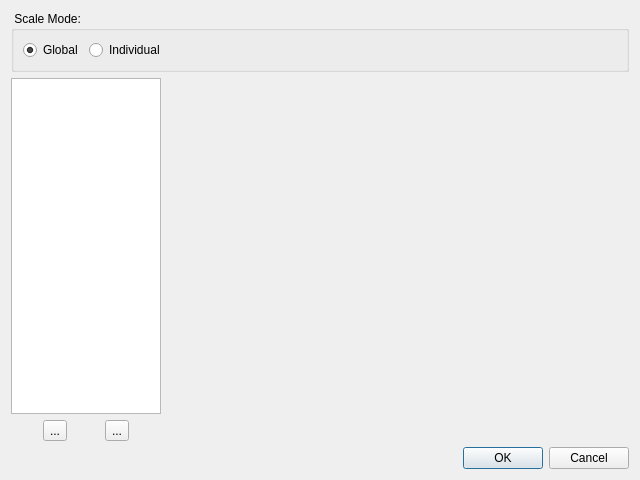
<?xml version="1.0" encoding="UTF-8"?>
<ui version="4.0">
 <class>QAnimationSettingsEditor</class>
 <widget class="QDialog" name="QAnimationSettingsEditor">
  <property name="geometry">
   <rect>
    <x>0</x>
    <y>0</y>
    <width>640</width>
    <height>480</height>
   </rect>
  </property>
  <property name="minimumSize">
   <size>
    <width>640</width>
    <height>480</height>
   </size>
  </property>
  <property name="windowTitle">
   <string>Dialog</string>
  </property>
  <layout class="QVBoxLayout" name="verticalLayout_2">
   <item>
    <widget class="QGroupBox" name="grpScaleMode">
     <property name="sizePolicy">
      <sizepolicy hsizetype="Preferred" vsizetype="Fixed">
       <horstretch>0</horstretch>
       <verstretch>0</verstretch>
      </sizepolicy>
     </property>
     <property name="title">
      <string> Scale Mode: </string>
     </property>
     <layout class="QHBoxLayout" name="horizontalLayout">
      <item>
       <widget class="QRadioButton" name="radGlobal">
        <property name="text">
         <string>Global</string>
        </property>
        <property name="checked">
         <bool>true</bool>
        </property>
       </widget>
      </item>
      <item>
       <widget class="QRadioButton" name="radIndividual">
        <property name="text">
         <string>Individual</string>
        </property>
       </widget>
      </item>
      <item>
       <spacer name="horizontalSpacer">
        <property name="orientation">
         <enum>Qt::Horizontal</enum>
        </property>
        <property name="sizeHint" stdset="0">
         <size>
          <width>304</width>
          <height>20</height>
         </size>
        </property>
       </spacer>
      </item>
     </layout>
    </widget>
   </item>
   <item>
    <layout class="QHBoxLayout" name="horizontalLayout_3">
     <item>
      <layout class="QVBoxLayout" name="verticalLayout">
       <item>
        <widget class="QListWidget" name="listWidget">
         <property name="sizePolicy">
          <sizepolicy hsizetype="Preferred" vsizetype="Expanding">
           <horstretch>0</horstretch>
           <verstretch>0</verstretch>
          </sizepolicy>
         </property>
         <property name="minimumSize">
          <size>
           <width>150</width>
           <height>0</height>
          </size>
         </property>
         <property name="selectionMode">
          <enum>QAbstractItemView::ExtendedSelection</enum>
         </property>
        </widget>
       </item>
       <item>
        <layout class="QHBoxLayout" name="horizontalLayout_2">
         <item>
          <widget class="QToolButton" name="toolButton">
           <property name="text">
            <string>...</string>
           </property>
          </widget>
         </item>
         <item>
          <widget class="QToolButton" name="toolButton_2">
           <property name="text">
            <string>...</string>
           </property>
          </widget>
         </item>
        </layout>
       </item>
      </layout>
     </item>
     <item>
      <widget class="QEffectDescriptionEdit" name="widget" native="true">
       <property name="sizePolicy">
        <sizepolicy hsizetype="Expanding" vsizetype="Expanding">
         <horstretch>0</horstretch>
         <verstretch>0</verstretch>
        </sizepolicy>
       </property>
       <property name="minimumSize">
        <size>
         <width>300</width>
         <height>150</height>
        </size>
       </property>
      </widget>
     </item>
    </layout>
   </item>
   <item>
    <widget class="QDialogButtonBox" name="buttonBox">
     <property name="orientation">
      <enum>Qt::Horizontal</enum>
     </property>
     <property name="standardButtons">
      <set>QDialogButtonBox::Cancel|QDialogButtonBox::Ok</set>
     </property>
    </widget>
   </item>
  </layout>
 </widget>
 <customwidgets>
  <customwidget>
   <class>QEffectDescriptionEdit</class>
   <extends>QWidget</extends>
   <header location="global">qlayout/qeffectdescriptionedit.h</header>
   <container>1</container>
  </customwidget>
 </customwidgets>
 <tabstops>
  <tabstop>radGlobal</tabstop>
  <tabstop>radIndividual</tabstop>
  <tabstop>listWidget</tabstop>
  <tabstop>toolButton</tabstop>
  <tabstop>toolButton_2</tabstop>
  <tabstop>buttonBox</tabstop>
 </tabstops>
 <resources/>
 <connections>
  <connection>
   <sender>buttonBox</sender>
   <signal>accepted()</signal>
   <receiver>QAnimationSettingsEditor</receiver>
   <slot>accept()</slot>
   <hints>
    <hint type="sourcelabel">
     <x>257</x>
     <y>288</y>
    </hint>
    <hint type="destinationlabel">
     <x>157</x>
     <y>274</y>
    </hint>
   </hints>
  </connection>
  <connection>
   <sender>buttonBox</sender>
   <signal>rejected()</signal>
   <receiver>QAnimationSettingsEditor</receiver>
   <slot>reject()</slot>
   <hints>
    <hint type="sourcelabel">
     <x>325</x>
     <y>288</y>
    </hint>
    <hint type="destinationlabel">
     <x>286</x>
     <y>274</y>
    </hint>
   </hints>
  </connection>
  <connection>
   <sender>radGlobal</sender>
   <signal>clicked()</signal>
   <receiver>QAnimationSettingsEditor</receiver>
   <slot>slotScaleModeChanged()</slot>
   <hints>
    <hint type="sourcelabel">
     <x>42</x>
     <y>43</y>
    </hint>
    <hint type="destinationlabel">
     <x>6</x>
     <y>62</y>
    </hint>
   </hints>
  </connection>
  <connection>
   <sender>radIndividual</sender>
   <signal>clicked()</signal>
   <receiver>QAnimationSettingsEditor</receiver>
   <slot>slotScaleModeChanged()</slot>
   <hints>
    <hint type="sourcelabel">
     <x>106</x>
     <y>38</y>
    </hint>
    <hint type="destinationlabel">
     <x>-2</x>
     <y>87</y>
    </hint>
   </hints>
  </connection>
  <connection>
   <sender>toolButton</sender>
   <signal>clicked()</signal>
   <receiver>QAnimationSettingsEditor</receiver>
   <slot>slotEffectAdded()</slot>
   <hints>
    <hint type="sourcelabel">
     <x>51</x>
     <y>244</y>
    </hint>
    <hint type="destinationlabel">
     <x>9</x>
     <y>242</y>
    </hint>
   </hints>
  </connection>
  <connection>
   <sender>toolButton_2</sender>
   <signal>clicked()</signal>
   <receiver>QAnimationSettingsEditor</receiver>
   <slot>slotEffectRemoved()</slot>
   <hints>
    <hint type="sourcelabel">
     <x>119</x>
     <y>247</y>
    </hint>
    <hint type="destinationlabel">
     <x>1</x>
     <y>214</y>
    </hint>
   </hints>
  </connection>
  <connection>
   <sender>listWidget</sender>
   <signal>itemSelectionChanged()</signal>
   <receiver>QAnimationSettingsEditor</receiver>
   <slot>slotSelectionChanged()</slot>
   <hints>
    <hint type="sourcelabel">
     <x>91</x>
     <y>136</y>
    </hint>
    <hint type="destinationlabel">
     <x>5</x>
     <y>167</y>
    </hint>
   </hints>
  </connection>
 </connections>
 <slots>
  <slot>slotScaleModeChanged()</slot>
  <slot>slotSelectionChanged()</slot>
  <slot>slotEffectAdded()</slot>
  <slot>slotEffectRemoved()</slot>
 </slots>
</ui>
